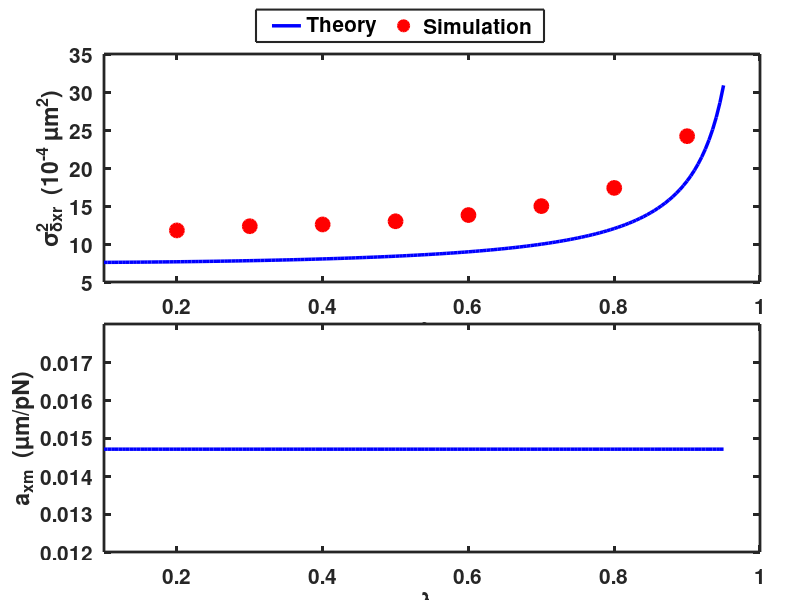
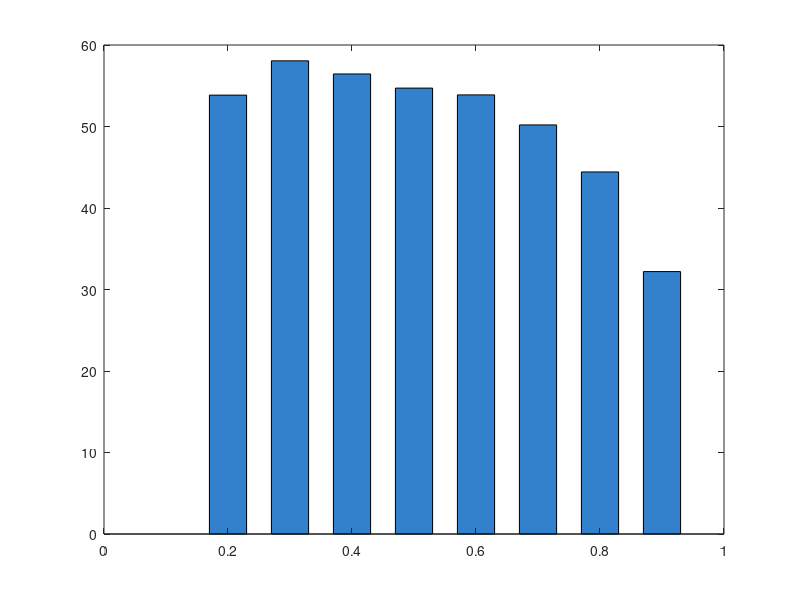

The MATLAB script that drew these images, in order: (Note: this script raises an error after producing the figures.)
% verify_eq13_estimator.m — Eq. 13 verification using 3-state estimator
%
% Uses the paper's estimator structure (dx1→dx2→dx3) with pole placement
% to compensate the 2-step measurement delay.
% Simplified conditions: known gamma_N, no disturbance, stationary probe.
%
% Comparison with Smith Predictor (verify_eq13.m) is included.

clear; clc; close all;

%% ===== Physical Parameters =====
Ts      = 1/1600;
kb      = 1.3806503e-23;
T_temp  = 310.15;
R_probe = 2.25e-6;
eta     = 0.001;
gammaN  = 0.0425;

a_x      = Ts / gammaN;
gammaN_SI = 6 * pi * eta * R_probe;
sigma_fT  = sqrt(4 * kb * T_temp * gammaN_SI / Ts * 1e24);

%% ===== Estimator: Pole Placement =====
lambda_e = 0.3;   % estimator pole

L1 = 1 - 3*lambda_e;
L2 = 1 - 3*lambda_e + 3*lambda_e^2;
L3 = (1 - lambda_e)^3;

fprintf('Estimator pole placement: lambda_e = %.1f\n', lambda_e);
fprintf('L = [%.3f, %.3f, %.3f]\n\n', L1, L2, L3);

%% ===== Simulation Parameters =====
lc_sim   = [0.2, 0.3, 0.4, 0.5, 0.6, 0.7, 0.8, 0.9];
n_lc     = length(lc_sim);
N        = 80000;
ss_start = 40000;
z_d      = 25;

% Dense theory curve
lc_dense = 0.1:0.005:0.95;
C_dense  = 2 + 1./(1 - lc_dense.^2);
sig2_theory_dense = C_dense * 4 * kb * T_temp * a_x * 1e18;

%% ===== Storage =====
sig2_est  = zeros(1, n_lc);   % estimator method
sig2_sp   = zeros(1, n_lc);   % Smith Predictor (comparison)
axm_est   = zeros(1, n_lc);
axm_sp    = zeros(1, n_lc);

%% ===== Main Loop =====
for idx = 1:n_lc
    lc = lc_sim(idx);
    C_lc = 2 + 1/(1 - lc^2);
    den_eq13 = 4 * kb * T_temp * C_lc;

    % --- Method 1: 3-state estimator ---
    rng(42 + idx);
    fT = sigma_fT * randn(N, 1);

    z = z_d;
    z_hist = zeros(N, 1);  z_hist(1) = z_d;
    dzm_all_est = zeros(N, 1);

    % Estimator states
    dx1_hat = 0;  dx2_hat = 0;  dx3_hat = 0;

    for k = 1:N
        % Delayed measurement
        if k >= 3, z_del = z_hist(k-2); else, z_del = z_d; end
        dzm = z_d - z_del;
        dzm_all_est(k) = dzm;

        % Innovation
        innov = dzm - dx1_hat;

        % Control law (uses dx3_hat)
        fd_k = (1/a_x) * (1 - lc) * dx3_hat;

        % Estimator update
        dx1_new = dx2_hat      + L1 * innov;
        dx2_new = dx3_hat      + L2 * innov;
        dx3_new = lc * dx3_hat + L3 * innov;
        dx1_hat = dx1_new;
        dx2_hat = dx2_new;
        dx3_hat = dx3_new;

        % Plant
        z_new = z + a_x * (fd_k + fT(k));
        if k < N, z_hist(k+1) = z_new; end
        z = z_new;
    end

    ss = ss_start:N;
    sig2_est(idx) = var(dzm_all_est(ss));
    axm_est(idx) = (sig2_est(idx) * 1e-12) / den_eq13 * 1e-6;

    % --- Method 2: Smith Predictor (comparison, same noise) ---
    rng(42 + idx);
    fT = sigma_fT * randn(N, 1);

    z = z_d;
    z_hist = zeros(N, 1);  z_hist(1) = z_d;
    fd_hist = zeros(N, 1);
    dzm_all_sp = zeros(N, 1);

    for k = 1:N
        if k >= 3, z_del = z_hist(k-2); else, z_del = z_d; end
        dzm = z_d - z_del;
        dzm_all_sp(k) = dzm;

        if k >= 3, fk2 = fd_hist(k-2); else, fk2 = 0; end
        if k >= 2, fk1 = fd_hist(k-1); else, fk1 = 0; end
        e_hat = dzm - a_x * (fk2 + fk1);
        fd_k = (1/a_x) * (1 - lc) * e_hat;
        fd_hist(k) = fd_k;

        z_new = z + a_x * (fd_k + fT(k));
        if k < N, z_hist(k+1) = z_new; end
        z = z_new;
    end

    sig2_sp(idx) = var(dzm_all_sp(ss));
    axm_sp(idx) = (sig2_sp(idx) * 1e-12) / den_eq13 * 1e-6;
end

%% ===== Results Table =====
rel_err_est = abs(axm_est - a_x) / a_x * 100;
rel_err_sp  = abs(axm_sp  - a_x) / a_x * 100;

fprintf('=====================================================\n');
fprintf('  Eq. 13 Verification: Estimator vs Smith Predictor\n');
fprintf('=====================================================\n\n');
fprintf('%-6s  %-12s %-12s %-10s %-10s\n', ...
    'lc', 'axm_est', 'axm_SP', 'err_est', 'err_SP');
fprintf('%s\n', repmat('-', 1, 52));
for idx = 1:n_lc
    fprintf('%-6.1f  %-12.5f %-12.5f %-10.2f %-10.2f\n', ...
        lc_sim(idx), axm_est(idx), axm_sp(idx), ...
        rel_err_est(idx), rel_err_sp(idx));
end
fprintf('\na_x_true = %.5f um/pN\n', a_x);

%% ===== Lambda_e sensitivity test (lc = 0.7) =====
lc_test = 0.7;
le_list = [0.1, 0.2, 0.3, 0.5, 0.7];
axm_le = zeros(size(le_list));
C_test = 2 + 1/(1 - lc_test^2);
den_test = 4 * kb * T_temp * C_test;

for j = 1:length(le_list)
    le = le_list(j);
    L1t = 1 - 3*le;
    L2t = 1 - 3*le + 3*le^2;
    L3t = (1 - le)^3;

    rng(99);
    fT = sigma_fT * randn(N, 1);
    z = z_d; z_hist = zeros(N,1); z_hist(1) = z_d;
    dzm_all = zeros(N,1);
    dx1h = 0; dx2h = 0; dx3h = 0;

    for k = 1:N
        if k>=3, z_del=z_hist(k-2); else, z_del=z_d; end
        dzm = z_d - z_del; dzm_all(k) = dzm;
        innov = dzm - dx1h;
        fd_k = (1/a_x)*(1-lc_test)*dx3h;
        dx1h_n = dx2h + L1t*innov;
        dx2h_n = dx3h + L2t*innov;
        dx3h_n = lc_test*dx3h + L3t*innov;
        dx1h = dx1h_n; dx2h = dx2h_n; dx3h = dx3h_n;
        z_new = z + a_x*(fd_k + fT(k));
        if k<N, z_hist(k+1)=z_new; end; z=z_new;
    end
    axm_le(j) = (var(dzm_all(ss))*1e-12)/den_test*1e-6;
end

fprintf('\n--- Lambda_e sensitivity (lc = 0.7) ---\n');
fprintf('%-10s %-12s %-10s\n', 'lambda_e', 'a_xm', 'error');
for j = 1:length(le_list)
    fprintf('%-10.1f %-12.5f %-10.2f%%\n', le_list(j), axm_le(j), ...
        abs(axm_le(j)-a_x)/a_x*100);
end

%% ===== Figure 1: Main result (same format as before) =====
fig1 = figure('Position', [50 50 700 750], 'Color', 'w');

ax1 = subplot(2,1,1);
h1a = plot(lc_dense, sig2_theory_dense*1e4, 'b-', 'LineWidth', 2.5);
hold on;
h1b = plot(lc_sim, sig2_est*1e4, 'ro', 'MarkerSize', 10, 'MarkerFaceColor', 'r', 'LineWidth', 1.5);
hold off;
xlabel('\lambda_c', 'FontSize', 18, 'FontWeight', 'bold');
ylabel('\sigma^2_{\deltaxr}  (10^{-4} \mum^2)', 'FontSize', 16, 'FontWeight', 'bold');
set(ax1, 'FontSize', 15, 'FontWeight', 'bold', 'LineWidth', 2, ...
    'Box', 'on', 'XGrid', 'off', 'YGrid', 'off');
xlim([0.1 1.0]);
set(ax1, 'Position', [0.13 0.53 0.82 0.38]);

ax2 = subplot(2,1,2);
plot(lc_dense, ones(size(lc_dense))*a_x, 'b-', 'LineWidth', 2.5);
hold on;
plot(lc_sim, axm_est, 'ro', 'MarkerSize', 10, 'MarkerFaceColor', 'r', 'LineWidth', 1.5);
hold off;
xlabel('\lambda_c', 'FontSize', 18, 'FontWeight', 'bold');
ylabel('a_{xm}  (\mum/pN)', 'FontSize', 16, 'FontWeight', 'bold');
set(ax2, 'FontSize', 15, 'FontWeight', 'bold', 'LineWidth', 2, ...
    'Box', 'on', 'XGrid', 'off', 'YGrid', 'off');
xlim([0.1 1.0]); ylim([0.012 0.018]);
set(ax2, 'Position', [0.13 0.08 0.82 0.38]);

lg = legend(ax1, [h1a, h1b], {'Theory', 'Simulation'}, ...
    'Orientation', 'horizontal', 'FontSize', 15, 'FontWeight', 'bold', ...
    'Box', 'on', 'LineWidth', 1.5);
set(lg, 'Position', [0.32 0.93 0.36 0.04]);

saveas(fig1, 'fig_estimator_main.png');

%% ===== Figure 2: Error bar chart =====
fig2 = figure('Position', [50 50 600 350], 'Color', 'w');
bar(lc_sim, rel_err_est, 0.6, 'FaceColor', [0.2 0.5 0.8]);
hold on; yline(2, 'r--', 'LineWidth', 1.5);
text(0.85, 2.3, '2%', 'Color', 'r', 'FontSize', 12, 'FontWeight', 'bold');
hold off;
xlabel('\lambda_c', 'FontSize', 16, 'FontWeight', 'bold');
ylabel('Relative Error (%)', 'FontSize', 14, 'FontWeight', 'bold');
set(gca, 'FontSize', 13, 'FontWeight', 'bold', 'LineWidth', 1.5, ...
    'Box', 'on', 'XGrid', 'off', 'YGrid', 'off');
ylim([0 3]);
saveas(fig2, 'fig_estimator_error.png');

%% ===== Figure 3: Lambda_e sensitivity =====
fig3 = figure('Position', [50 50 600 350], 'Color', 'w');
plot(le_list, axm_le, 'ro-', 'MarkerSize', 10, 'MarkerFaceColor', 'r', 'LineWidth', 2);
hold on;
yline(a_x, 'b-', 'LineWidth', 2.5);
hold off;
xlabel('\lambda_e', 'FontSize', 16, 'FontWeight', 'bold');
ylabel('a_{xm}  (\mum/pN)', 'FontSize', 14, 'FontWeight', 'bold');
set(gca, 'FontSize', 13, 'FontWeight', 'bold', 'LineWidth', 1.5, ...
    'Box', 'on', 'XGrid', 'off', 'YGrid', 'off');
ylim([0.012 0.018]);
lg3 = legend('Simulation', 'a_x true', 'Location', 'north', ...
    'Orientation', 'horizontal', 'FontSize', 13, 'FontWeight', 'bold', ...
    'Box', 'on', 'LineWidth', 1.5);
saveas(fig3, 'fig_estimator_lambda_e.png');

fprintf('\n3 figures saved.\n');
